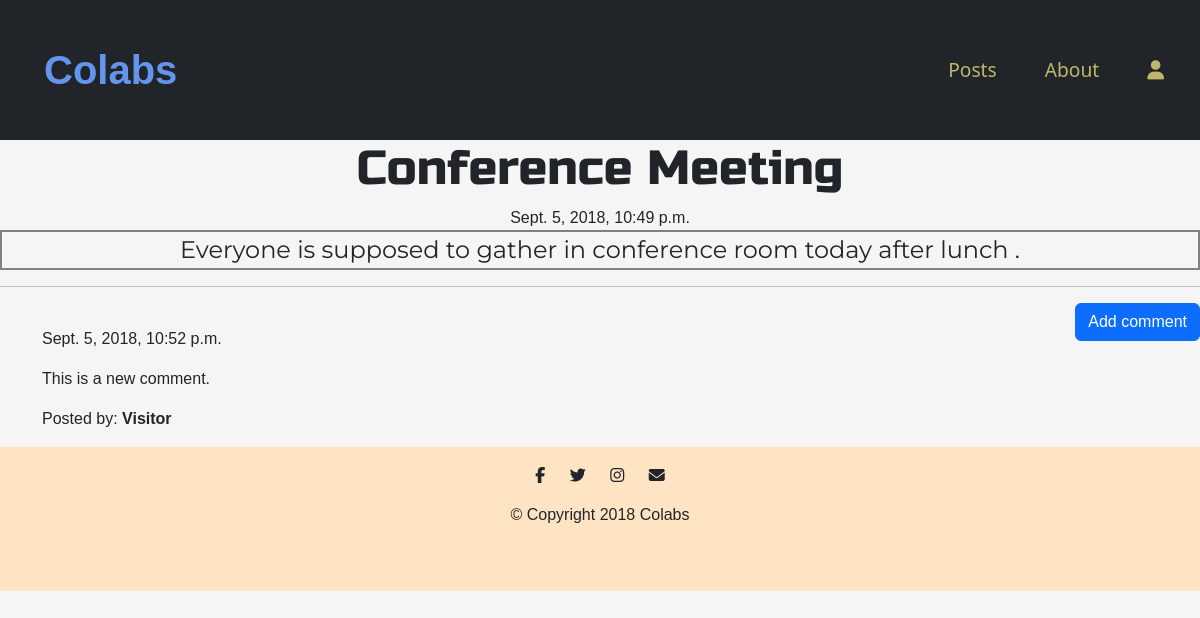
/post/1, run on the app's committed database.
### blog/models.py (models this page shows, shortened)
class Post(models.Model):
    author = models.ForeignKey('auth.User',on_delete=models.CASCADE)
    title = models.CharField(max_length=200)
    text = models.TextField()
    created_date = models.DateTimeField(default=timezone.now)
    published_date = models.DateTimeField(blank=True, null=True)

class Comment(models.Model):
    post = models.ForeignKey('blog.Post', related_name='comments',on_delete=models.CASCADE)
    author = models.CharField(max_length=200)
    text = models.TextField()
    created_date = models.DateTimeField(default=timezone.now)
    approved_comment = models.BooleanField(default=False)

### blog/views.py (the view)
# urls.py: path('post/<int:pk>', views.PostDetailView.as_view(), name='post_detail'),
class PostDetailView(DetailView):
    model = Post

### blog/templates/blog/post_detail.html (shortened to what this page needs)
{% extends 'blog/base.html' %}
{% block content %}
        <h1 class='posttitle loader'>{{ post.title }}</h1>
        {% if post.published_date %}
            <div class="date postdate">
                {{ post.published_date }}
            </div>
        {% else %}
            <a class="btn btn-outline-dark" href="{% url 'post_publish' pk=post.pk %}">Publish</a>
        {% endif %}
      <p class='postcontent' style="border: 2px solid gray; text-align:center;" >{{ post.text|safe|linebreaksbr }}</p>
  <hr>
  <a class="btn btn-primary btn-comment" href="{% url 'add_comment_to_post' pk=post.pk %}">Add comment</a>
  <div class="container">
  {% for comment in post.comments.all %}
  <br>
      {% if user.is_authenticated or comment.approved_comment %}
              {{ comment.created_date }}
          <p>{{ comment.text|safe|linebreaks }}</p>
          <p>Posted by: <strong>{{ comment.author }}</strong></p>
      {% endif %}
  {% empty %}
      <p>No comments posted.</p>
  {% endfor %}
</div>
{% endblock %}

### blog/static/css/blog.css (style rules this page uses)
body { background-color: whitesmoke; font-family: sans-serif; }
* { margin: 0rem; padding: 0rem; }
a { text-decoration: none; }
.postdate { text-align: center; }
.posttitle { font-family: 'Russo One', sans-serif; font-size: 3em; text-align: center; }
.postcontent { font-family: 'Montserrat'; font-size: 1.5em; }
.btn-comment { position: absolute; right: 0px; }

### data on the page
Post: title "Conference Meeting", published_date "Sept. 5, 2018, 10:49 p.m.", text "Everyone is supposed to gather in conference room today after lunch ."
Comment: created_date "Sept. 5, 2018, 10:52 p.m.", text "This is a new comment.", author "Visitor"
